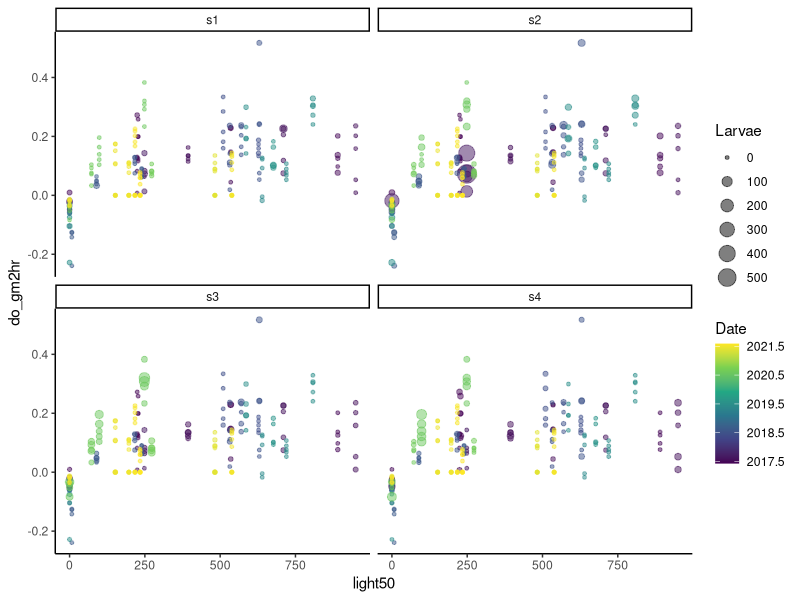
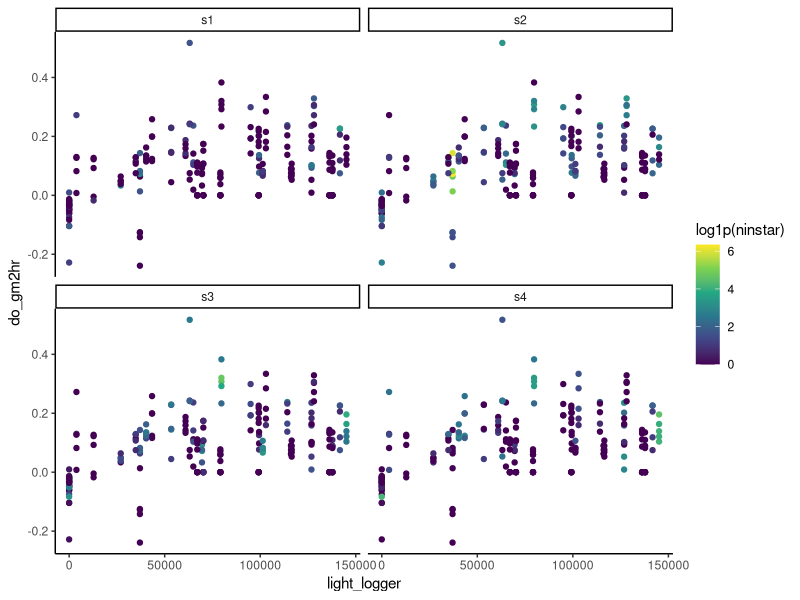
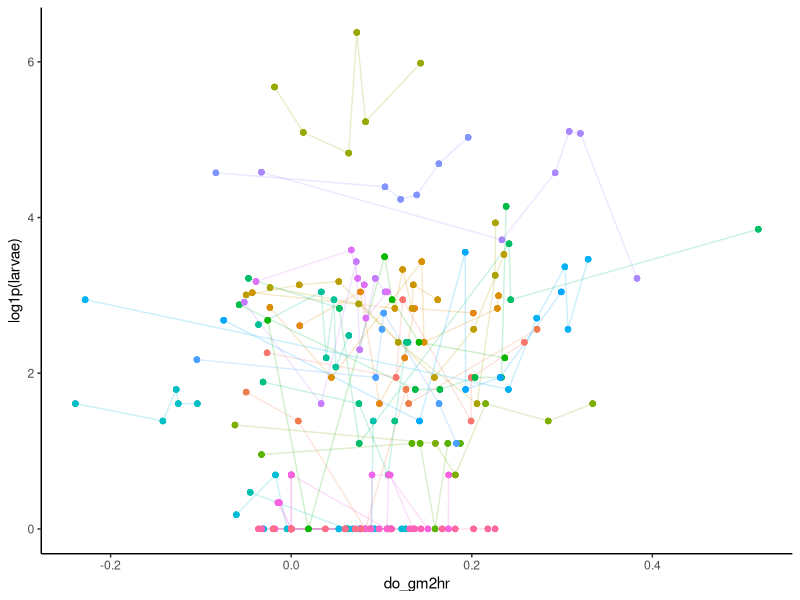
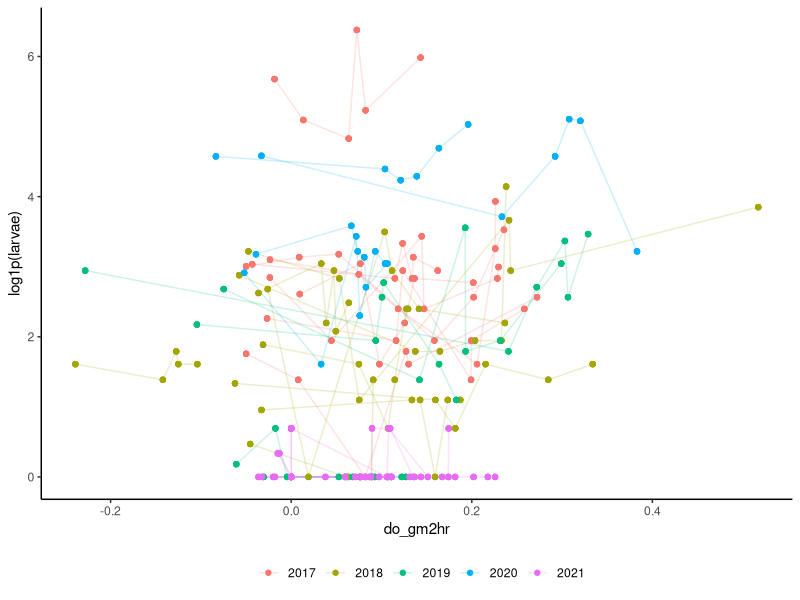
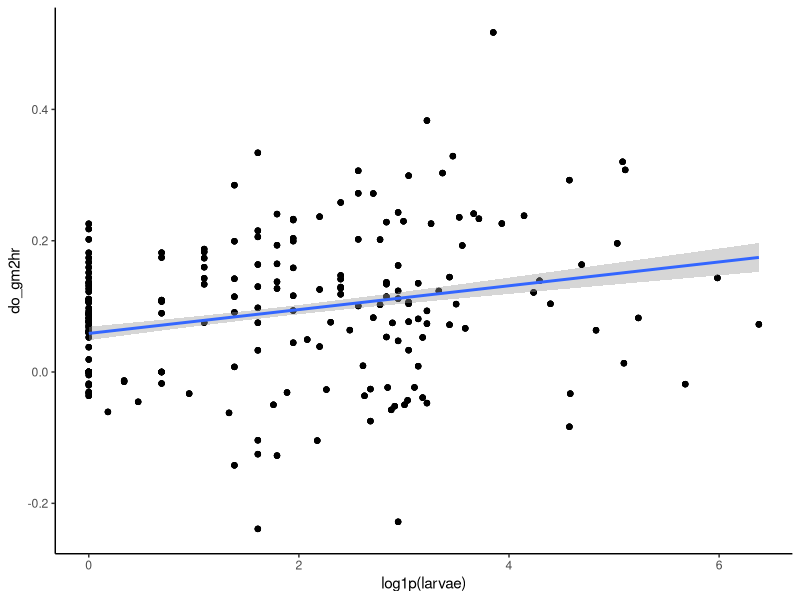
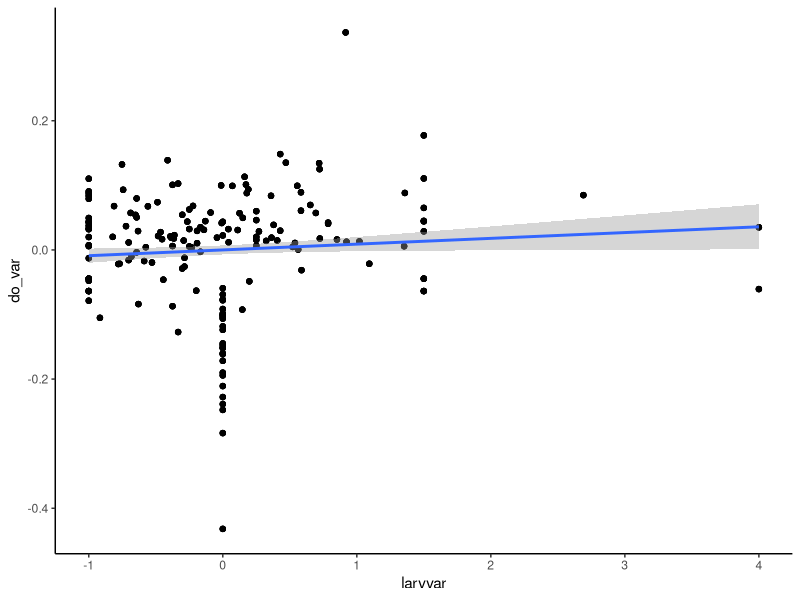
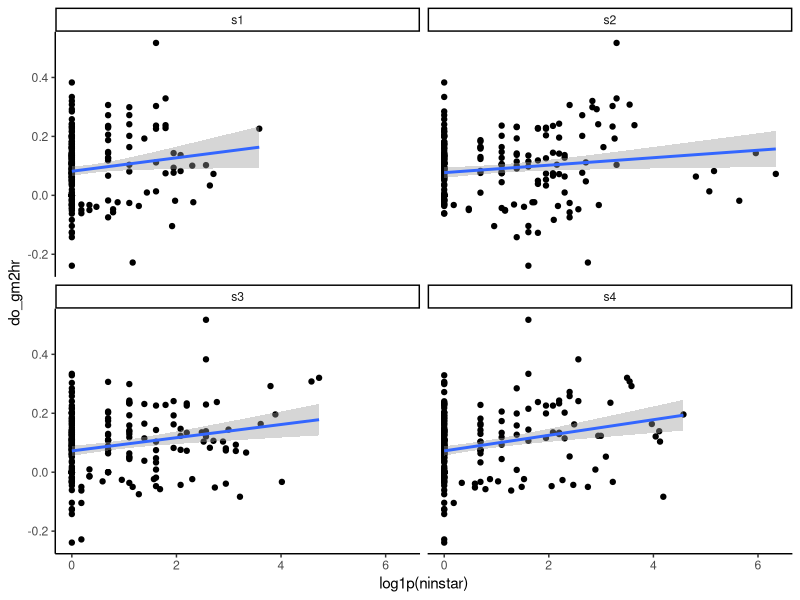
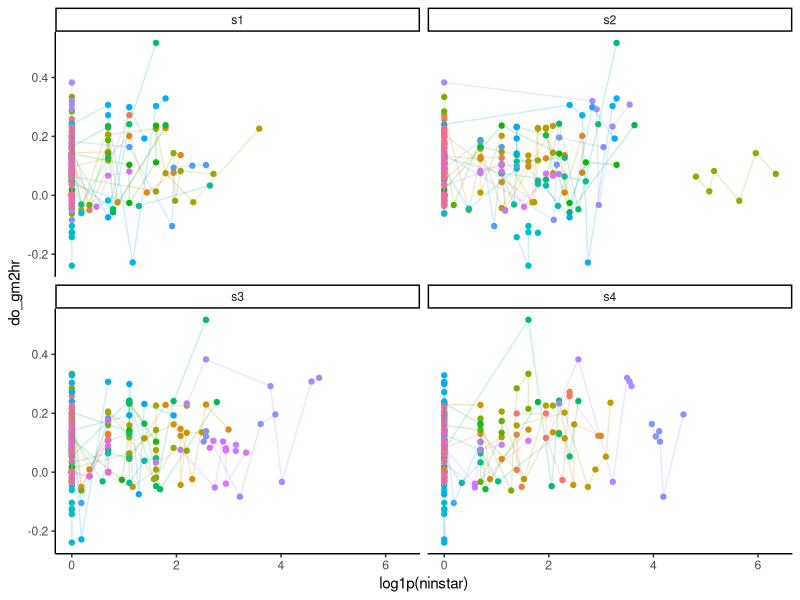

Source code (R) for these figures, in order:
#====load packages=====
library(tidyverse)
library(lubridate)
library(lme4)
library(car)

theme_set(theme_classic())
#Define function to give NA if all NAs else give mean
meanna <- function(x){
  if(all(is.na(x))){
    NA
  }
  else{
    mean(x, na.rm = TRUE)
  }
}

#====read data====
inc <- read_csv("data/incubation_core.csv")
inc_raw <- read_csv("data/NEP_21.csv")
inc21 <- inc_raw %>% 
  filter(year(sampledate)==2021)


inc_full <- inc %>% 
  full_join(inc21 %>% 
  filter(dark_light!=-1) %>% 
    mutate(delta_do_rate = (do_final - do_init)/as.numeric(inc_time_end-inc_time_start), #mg O2 L-1 h-1
           do_gm2hr = delta_do_rate * column_depth/100, #converting units to g O2 m-2 hr-1 (1 mg/L = 1g/m3)
           light50 = (light50_init+light50_final)/2,
           wtemp = (wtemp_init+wtemp_final)/2)) %>% 
  select(sampledate, coreid, light_logger, light50, dark_light, wtemp, do_gm2hr)

nep <- inc_full %>% 
  filter(sampledate>as.Date("2017-05-24")) %>% 
  mutate(light50 = ifelse(dark_light == 0, 0, light50),
         light_logger = ifelse(dark_light == 0, 0, light_logger)) %>% 
  select(-dark_light)

unique(nep$sampledate)


resp_avg <- inc_full %>% 
  filter(sampledate>as.Date("2017-05-24"),
         dark_light == 0) %>% 
  group_by(sampledate) %>% 
  summarise(do_gm2hr = mean(do_gm2hr),
            wtemp = mean(wtemp)) %>% 
  mutate(light50 = 0,
         light_logger = 0) 

rc <- read_csv("data/rc_data.csv")


midges <- rc %>% 
  filter(species_name == "tt") %>% 
  select(sta, sampledate, coreid, larvae, instar, ninstar) %>% 
  mutate(instar = paste0("s", instar)) %>%
  spread(instar, ninstar, fill = 0) %>% 
  select(-sNA) %>% 
  gather(instar, ninstar, s1:s4) %>% 
  filter(sta == 33,
         year(sampledate)>2016)


resp.data.avg <- resp_avg %>% 
  left_join(midges %>% 
              group_by(sampledate, instar) %>% 
              summarise(larvae = meanna(larvae),
                        ninstar = meanna(ninstar))) %>% 
  filter(!is.na(larvae))

data <- nep %>% 
  left_join(midges) %>% 
  filter(!is.na(larvae)) %>% 
  full_join(resp.data.avg)




data %>% 
  ggplot(aes(x = light50, y = do_gm2hr, size = ninstar, col = year(sampledate) + yday(sampledate)/365))+
  facet_wrap(~instar)+
  geom_point(alpha = 0.5)+
  labs(color = "Date",
       size = "Larvae")+
  scale_color_viridis_c()


data %>% 
  spread(instar, ninstar, fill = 0) %>% 
  gather(instar, ninstar, s1:s4) %>% 
  ggplot(aes(x = light_logger, y = do_gm2hr, color = log1p(ninstar)))+
  facet_wrap(~instar)+
  geom_point()+
  scale_color_viridis_c()


skimr::skim(data)


datawide <- data %>% 
  spread(instar, ninstar, fill = 0)

skimr::skim(datawide)


mod1 <- lmer(log1p(larvae)~do_gm2hr+(1|sampledate) + (1|year), data = data %>% mutate(sampledate = as.character(sampledate), year= as.character(year(sampledate)))) 

summary(mod1)
Anova(mod1, test.statistic = "F")




mod1.5 <- data %>%
  mutate(sampledate = as.character(sampledate), 
         year= as.character(year(sampledate))) %>% 
  group_by(year, sampledate) %>% 
  summarise(meanlarvae = mean(larvae)) %>%
  group_by(year) %>% 
  mutate(laglarvae = lag(meanlarvae)) %>% 
  full_join(data %>% mutate(sampledate = as.character(sampledate))) %>% 
  lmer(log1p(larvae)~do_gm2hr + log1p(laglarvae) + (1|sampledate), data = .) 

summary(mod1.5)

Anova(mod1.5, test.statistic = "F")

data %>% 
  ggplot(aes(x = do_gm2hr, y = log1p(larvae), color = factor(sampledate)))+
  geom_line(aes(group = sampledate), alpha = 0.2)+
  geom_point()+
  theme(legend.position = "none")


data %>% 
  ggplot(aes(x = do_gm2hr, y = log1p(larvae), color = factor(year(sampledate))))+
  geom_line(aes(group = sampledate), alpha = 0.2)+
  geom_point()+
  labs(color = element_blank())+
  theme(legend.position = "bottom")

mod2.0 <- lmer(do_gm2hr~log1p(larvae)+(1|sampledate), data = data %>% mutate(sampledate = as.character(sampledate), year= as.character(year(sampledate)))) 

summary(mod2.0)
Anova(mod2.0, test.statistic = "F")

data %>% 
  group_by(sampledate) %>%
  mutate(do_var = do_gm2hr-mean(do_gm2hr)) %>% 
  ggplot(aes(x = log1p(larvae), y = do_gm2hr))+
  geom_point()+
  geom_smooth(method = "lm")

data %>% 
  group_by(sampledate) %>%
  mutate(do_var = do_gm2hr-mean(do_gm2hr),
         larvvar = (larvae-mean(larvae))/mean(larvae)) %>% 
  ggplot(aes(x = larvvar, y = do_var))+
  geom_point()+
  geom_smooth(method = "lm")


data %>% 
  ggplot(aes(x = log1p(ninstar), y = do_gm2hr))+
  facet_wrap(~instar)+
  geom_point()+
  geom_smooth(method = "lm")

datavg <- data %>% 
  mutate(instar = as.numeric(str_remove(instar,"s")),
         star = instar*ninstar) %>% 
  group_by(sampledate, coreid, do_gm2hr, larvae) %>% 
  summarise(avg_instar = sum((ninstar*instar)/(larvae), na.rm = TRUE))

mod2.3 <- lmer(do_gm2hr~avg_instar*larvae+ (1|sampledate), data = datavg) 

summary(mod2.3)

Anova(mod2.3, test.statistic = "F", type = 3)
Anova(mod2.3, test.statistic = "F", type = 2)


mod2 <- lmer(do_gm2hr~s1+s2+s3+s4 + (1|sampledate), data = datawide) 

summary(mod2)

Anova(mod2, test.statistic = "F")


mod2.1 <- lmer(do_gm2hr~log1p(s1)+log1p(s2)+log1p(s3)+log1p(s4) + (1|sampledate), data = datawide) 

summary(mod2.1)

Anova(mod2.1)


data %>% 
  ggplot(aes(y = do_gm2hr, x = log1p(ninstar), color = factor(sampledate)))+
  facet_wrap(~instar)+
  geom_point()+
  geom_line(aes(group = sampledate), alpha = 0.2)+
  theme(legend.position = "none")


data %>% 
  ggplot(aes(y = do_gm2hr, x = log1p(ninstar), color = light50))+
  # facet_grid(year(sampledate)~instar)+
  facet_wrap(~instar)+
  geom_point()+
  geom_line(aes(group = sampledate), alpha = 0.2)+
  scale_color_viridis_c()+
  theme(legend.position = "bottom")


#====Fit midge P-I model using NLS=====
dz <- data %>% 
  # filter(!is.na(coreid)) %>% 
  select(sampledate, light50, larvae, do_gm2hr) %>% 
  unique() %>% 
  mutate(light.z = (light50+1)/ max(light50+1),
         midge.z = log(larvae+1)/max(log(larvae+1)),
         nep.z = (do_gm2hr)/ max(do_gm2hr))


skimr::skim(dz)


mod <- nls(nep.z~( (me*midge.z+ beta)*light.z)/(k + light.z) + (d + med*midge.z),
    data = dz,
    start = c( beta = 0.01, k = 0.5, me = 0.1, d = -0.1, med = -0.1),
    lower = c(0, 0, 0, -50, -50),
    upper = c(50, 50,50, 0, 50),
    algorithm = "port")

summary(mod)
plot(mod)

(coef(mod)["beta"] + coef(mod)["me"])/coef(mod)["k"]


(coef(mod)["beta"])/coef(mod)["k"]


nd = data.frame(light.z = seq(min(dz$light.z), max(dz$light.z), by = 0.01)) %>% 
  crossing(midge.z = c(min(dz$midge.z), max(dz$midge.z)))
nd$nep <- predict(mod, newdata = nd)

nd %>% 
  ggplot(aes(x = light.z, y = nep,))+
  geom_line(aes( color = factor(midge.z)))+
  geom_point(aes(y = nep.z, fill = midge.z), shape= 21, data = dz)+
  scale_color_viridis_d()+
  scale_fill_viridis_c()



mod.nome <- nls(nep.z~( (beta)*light.z)/(k + light.z) + d,
                data = dz,
                start = c( beta = 0.01,k = 0.5, d = -0.1),
                lower = c(0, 0, -50),
                upper = c(50, 50, 0),
                algorithm = "port")

summary(mod.nome)


nd2 <- data.frame(light.z = seq(min(dz$light.z), max(dz$light.z), by = 0.01), midge.z = "no midge efffect")
nd2$nep <- predict(mod.nome, newdata = nd2)

ndfull <- full_join(nd %>% mutate(midge.z = ifelse(midge.z == 1, "peak midge", "no midge")), nd2)

ndfull %>% 
  ggplot(aes(x = light.z, y = nep, ))+
  geom_point(aes(x = light.z, y = nep.z, fill = midge.z), shape = 21, size = 2, alpha = 0.7, data = dz)+
  geom_line(aes(color = as.character(midge.z)))+
  labs(x = "Scaled Light",
       y = "Scaled NEP",
       color = element_blank(),
       fill = "Scaled Midges")+
  scale_color_viridis_d()+
  scale_fill_viridis_c()

# ggpreview(plot = last_plot(), width = 5, height = 3, units = "in", dpi = 650)


logLik(mod)
logLik(mod.nome)
anova(mod, mod.nome)
AIC(mod, mod.nome)

#====Midge effects on alpha and beta====


mod2 <- nls(nep.z~( (me*midge.z+ beta)*light.z)/(((me*midge.z+ beta)/(alpha+mea*midge.z)) + light.z) + (d + med*midge.z),
           data = dz,
           start = c( beta = 0.1, alpha = 0.1, mea = 0.01, me = 0.1, d = -0.1, med = -0.1),
           lower = c(0, 0, 0, 0, -50, -50),
           upper = c(50, 50,50, 50, 0, 50),
           algorithm = "port")

summary(mod2)
plot(mod2)